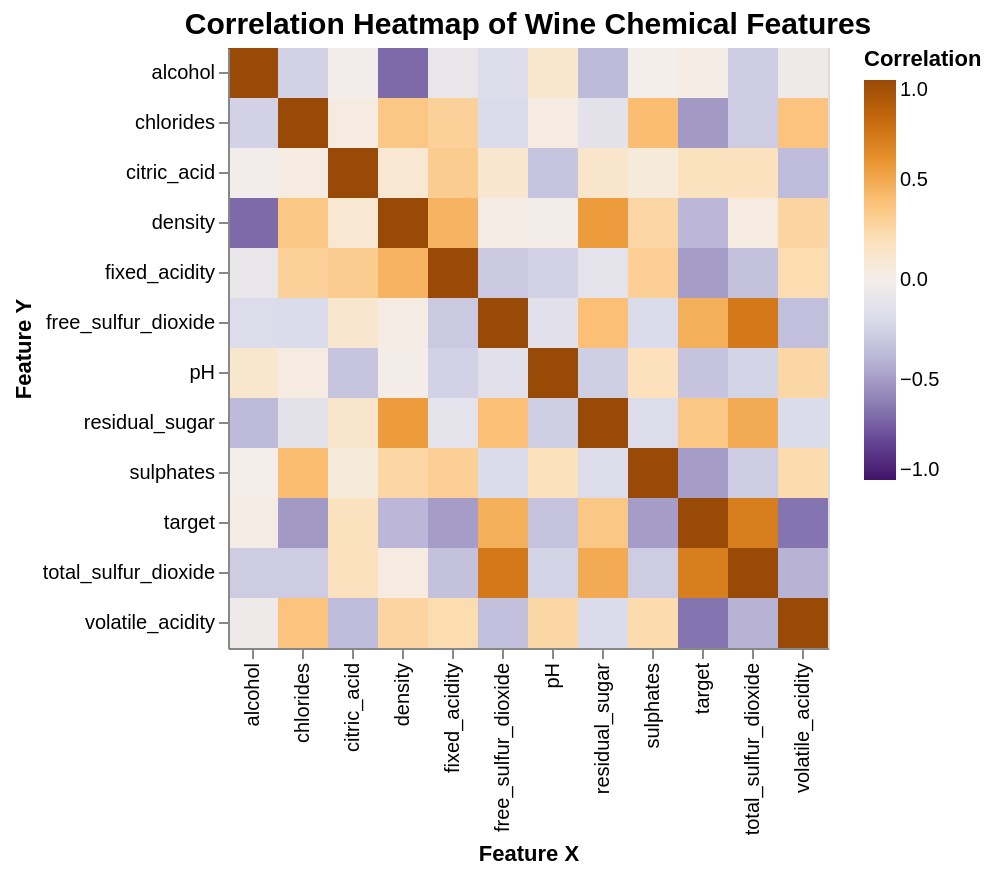

Here is the notebook cell this chart was saved with:
### Markdown cell above
### 4. Pairwise Correlations
Overall correlation patterns:
 - **Density** is strongly positively correlated with **residual sugar**, and **free sulfur dioxide** is strongly correlated with **total sulfur dioxide**.
 - **Alcohol** is negatively correlated with **density**, consistent with wine chemistry.
 - **pH** is negatively correlated with **fixed acidity**, showing the expected inverse relationship.

### Code cell
corr = train_df[numeric_cols].corr().reset_index().melt("index")
corr.columns = ["feature_x", "feature_y", "correlation"]

heatmap = (
    alt.Chart(corr)
    .mark_rect()
    .encode(
        alt.X("feature_x:N", title="Feature X"),
        alt.Y("feature_y:N", title="Feature Y"),
        color=alt.Color(
            "correlation:Q", scale=alt.Scale(domain=(-1, 1),scheme="purpleorange"),
            title="Correlation"
        ),
        tooltip=["feature_x", "feature_y", "correlation"]
    )
    .properties(width=300, height=300, title="Correlation Heatmap")
)

heatmap = heatmap.properties(
    title="Correlation Heatmap of Wine Chemical Features"
).configure_title(fontSize=15)
heatmap

### Figure 1 — Vega specification as saved in the notebook (floating-point values rounded to 4 significant figures; data arrays with more than 128 entries replaced by an {"elided": "..."} marker saying what was removed)
{"$schema": "https://vega.github.io/schema/vega/v5.json", "data": [{"name": "source_0", "values": {"elided": "144 records"}}, {"name": "source_0_x_domain_feature_x", "values": [{"feature_x": "fixed_acidity"}, {"feature_x": "volatile_acidity"}, {"feature_x": "citric_acid"}, {"feature_x": "residual_sugar"}, {"feature_x": "chlorides"}, {"feature_x": "free_sulfur_dioxide"}, {"feature_x": "total_sulfur_dioxide"}, {"feature_x": "density"}, {"feature_x": "pH"}, {"feature_x": "sulphates"}, {"feature_x": "alcohol"}, {"feature_x": "target"}]}, {"name": "source_0_y_domain_feature_y", "values": [{"feature_y": "fixed_acidity"}, {"feature_y": "volatile_acidity"}, {"feature_y": "citric_acid"}, {"feature_y": "residual_sugar"}, {"feature_y": "chlorides"}, {"feature_y": "free_sulfur_dioxide"}, {"feature_y": "total_sulfur_dioxide"}, {"feature_y": "density"}, {"feature_y": "pH"}, {"feature_y": "sulphates"}, {"feature_y": "alcohol"}, {"feature_y": "target"}]}], "marks": [{"type": "rect", "name": "marks", "from": {"data": "source_0"}, "encode": {"update": {"y": {"field": "feature_y", "scale": "y"}, "height": {"signal": "max(0.25, bandwidth('y'))"}, "width": {"signal": "max(0.25, bandwidth('x'))"}, "fill": {"field": "correlation", "scale": "color"}, "tooltip": {"signal": "{\"feature_x\": isValid(datum[\"feature_x\"]) ? datum[\"feature_x\"] : \"\"+datum[\"feature_x\"], \"feature_y\": isValid(datum[\"feature_y\"]) ? datum[\"feature_y\"] : \"\"+datum[\"feature_y\"], \"correlation\": format(datum[\"correlation\"], \"\")}"}, "x": {"field": "feature_x", "scale": "x"}}}, "style": ["rect"]}], "scales": [{"name": "x", "type": "band", "domain": {"data": "source_0_x_domain_feature_x", "field": "feature_x", "sort": true}, "range": [0, {"signal": "width"}], "paddingOuter": 0, "paddingInner": 0}, {"name": "y", "type": "band", "domain": {"data": "source_0_y_domain_feature_y", "field": "feature_y", "sort": true}, "range": [0, {"signal": "height"}], "paddingInner": 0, "paddingOuter": 0}, {"name": "color", "type": "linear", "domain": [-1, 1], "range": {"scheme": "purpleorange"}, "zero": true, "interpolate": "hcl"}], "axes": [{"scale": "x", "orient": "bottom", "title": "Feature X", "zindex": 1, "grid": false, "labelAlign": "right", "labelAngle": 270, "labelBaseline": "middle"}, {"scale": "y", "zindex": 1, "title": "Feature Y", "orient": "left", "grid": false}], "title": {"text": "Correlation Heatmap of Wine Chemical Features", "frame": "group"}, "background": "white", "width": 300, "padding": 5, "height": 300, "style": "cell", "legends": [{"title": "Correlation", "fill": "color", "gradientLength": {"signal": "clamp(height, 64, 200)"}}], "config": {"style": {"group-title": {"fontSize": 15}}}}
